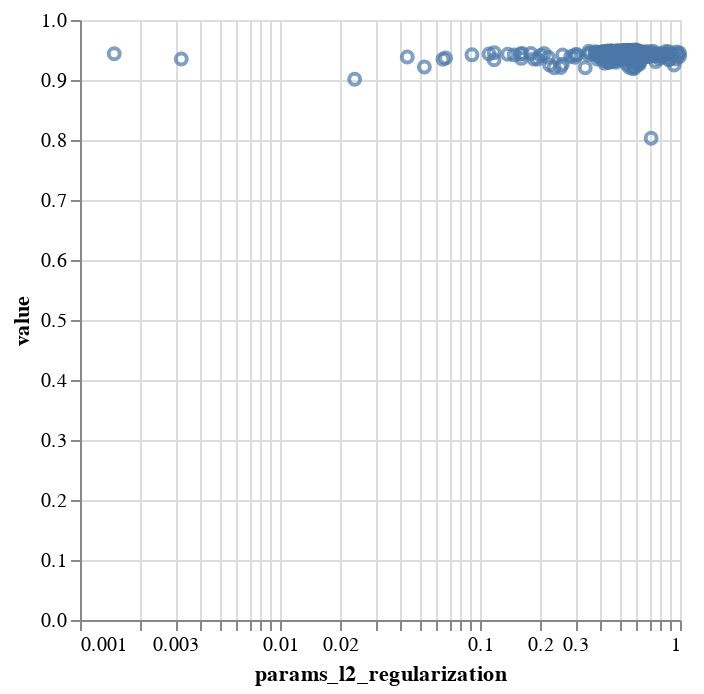

The code cell stored with this chart in its notebook:
### Markdown cell above
for lower `learning_rate` the model perform well

### Code cell
alt.Chart(result).mark_point().encode(
    x=alt.X('params_l2_regularization',scale=alt.Scale(type='log'))
    ,y='value'
)

### Figure 1 — Vega-Lite specification as saved in the notebook (floating-point values rounded to 4 significant figures; data arrays with more than 128 entries replaced by an {"elided": "..."} marker saying what was removed)
{"config": {"view": {"continuousWidth": 300, "continuousHeight": 300}}, "data": {"name": "data-b99961d26e0c2fc79bc8c44689bee1fb"}, "mark": {"type": "point"}, "encoding": {"x": {"field": "params_l2_regularization", "scale": {"type": "log"}, "type": "quantitative"}, "y": {"field": "value", "type": "quantitative"}}, "$schema": "https://vega.github.io/schema/vega-lite/v5.20.1.json", "datasets": {"data-b99961d26e0c2fc79bc8c44689bee1fb": {"elided": "500 records"}}}
